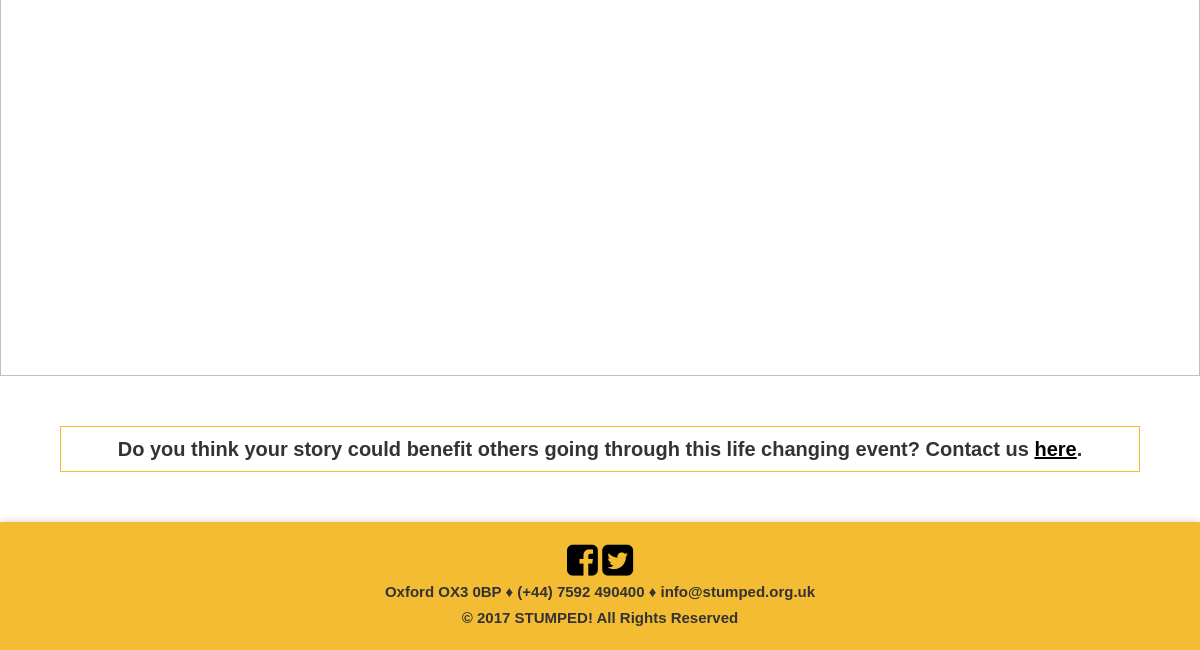
Page /stories/story-list.php (lower part) on the earlier database version.
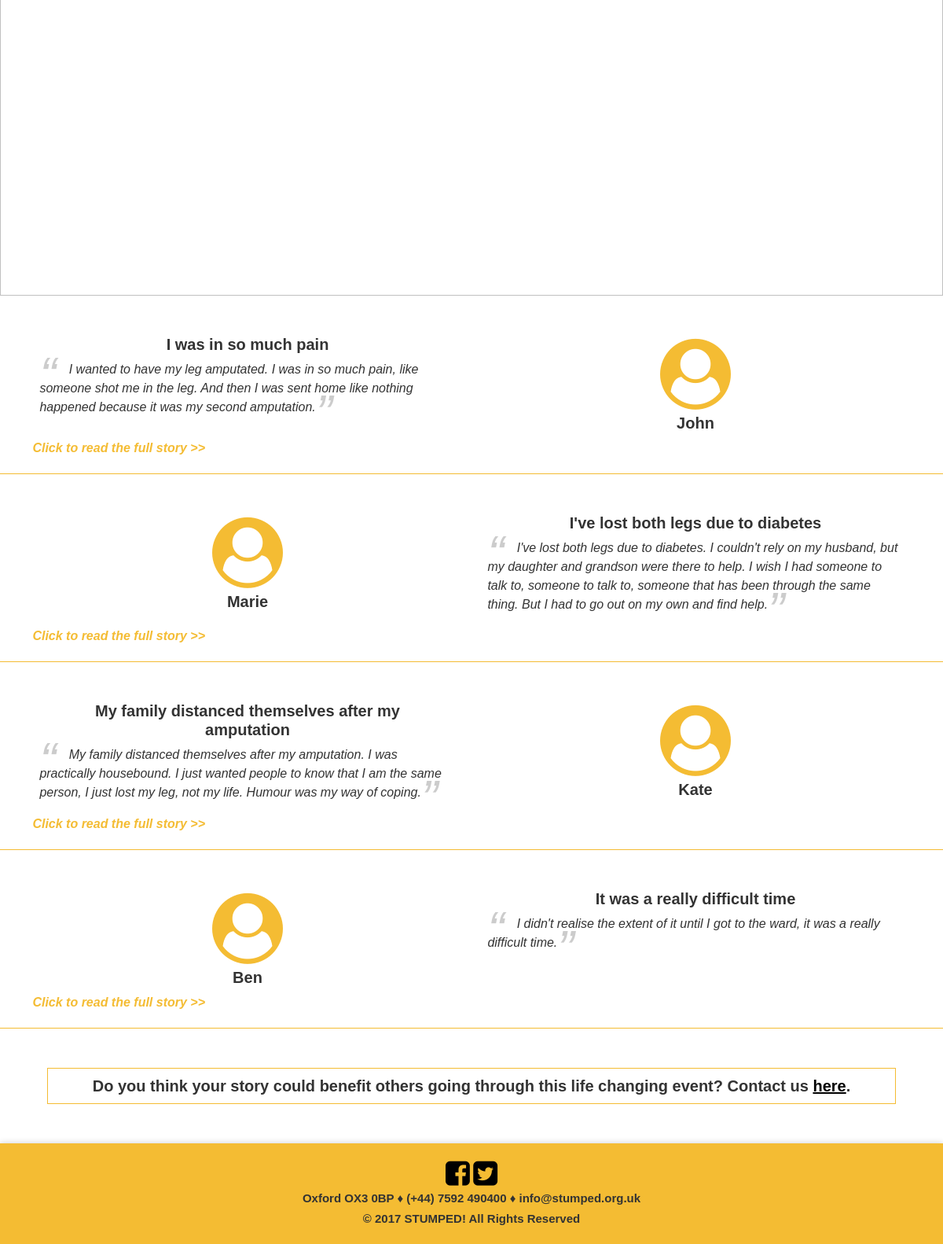
Same page on the later database version.
### tables this page shows
CREATE TABLE STORY (
	ID INT NOT NULL AUTO_INCREMENT PRIMARY KEY,
	NAME VARCHAR(255),
	TITLE VARCHAR(255),
	QUOTE TEXT,
	STORY TEXT
);

### scripts/php/db/mysqlifunction.php (called while the page is built, shortened)
<?php
function db_query($query) {
    $connection = db_connect();
    $result = mysqli_query($connection,$query);
    return $result;
}
function db_connect() {
	static $connection;
    if(!isset($connection)) {
        $config = parse_ini_file($_SERVER['DOCUMENT_ROOT'] . '/stumped-final/scripts/php/config.ini');
        $connection = mysqli_connect($config['host'],$config['username'],$config['password'],$config['dbname']);
    }
    return $connection;
}
?>

### stories/utility.php (the view)
<?php
	include $_SERVER['DOCUMENT_ROOT'] . '/stumped-final/scripts/php/db/mysqlifunction.php';
	function getStories() {
		$query = "SELECT * FROM STORY;";
		$result = db_query($query);
		$count = 0;
		$storyList = '';
		while($row =mysqli_fetch_assoc($result))
		{
			if ($count & 1) {
				$storyList .= standard($row["ID"], $row["NAME"],$row["TITLE"],$row["QUOTE"],$row["STORY"]);
			} else {
				$storyList .= alternative($row["ID"], $row["NAME"],$row["TITLE"],$row["QUOTE"], $row["STORY"]);
			}
			$storyList .= '<hr>';
			$count ++;
		}
		return $storyList;
	}
	function standard($id, $name, $title, $quote, $story) {
		return '
		<section>
			<div class="container">
				<div class="row">
					<div class="col-sm order-sm-1" id="main-icon">
						<i class="fa fa-user-circle"></i>
						<h3 style="text-align: center;">' . $name . '</h3>
					</div>
					<div class="col-sm order-sm-2" id="main-icon">
						<h3>' . $title . '</h3>
						<p class="blockquote">' . $quote . '</p>
					</div>
				</div>
				<div class="row">
					<p class="readmore" data-id="' . $id . '">Click to read the full story >></p>
					<p class="readless" data-id="' . $id . '"><< Click to hide the full story</p>
					<p class="morecontent" data-id="' . $id . '">' . $story . '</div>
					<p class="readless" data-id="' . $id . '"><< Click to hide the full story</p>
				</div>
			</div>
		</section>
		';
	}
	function alternative($id, $name, $title, $quote, $story) {
		return '
		<section>
			<div class="container">
				<div class="row">
					<div class="col-sm order-sm-1 order-2" id="main-icon">
						<h3>' . $title . '</h3>
						<p class="blockquote">' . $quote . '</p>
					</div>
					<div class="col-sm order-sm-2 order-1" id="main-icon">
						<i class="fa fa-user-circle"></i>
						<h3 style="text-align: center;">' . $name . '</h3>
					</div>
				</div>
				<div class="row">
					<p class="readmore" data-id="' . $id . '">Click to read the full story >></p>
					<p class="readless" data-id="' . $id . '"><< Click to hide the full story</p>
					<p class="morecontent" data-id="' . $id . '">' . $story . '</div>
					<p class="readless" data-id="' . $id . '"><< Click to hide the full story</p>
				</div>
			</div>
		</section>
		';
	}
?>

### stories/story-list.php (shortened to what this page needs)
<?php
	include 'utility.php';
	$banner_image = '/content/image/Image for Inspirational Stories.jpg';
	$content = getStories() . '
		<section>
			<h3 class="edu" style="text-align:center">Do you think your story could benefit others going through this life changing event? Contact us <a href="story.php"><u>here</u></a>.</h3>
		</section>
	';
	include $_SERVER['DOCUMENT_ROOT'] . '/stumped-final/scripts/php/layout/master.php';
?>

### scripts/php/layout/master.php (shortened to what this page needs)
<?php $document_root = '/stumped-final'; ?>
<html>
<head>
	<link rel="stylesheet" href=" <?php echo $document_root; ?> /scripts/css/bootstrap.min.css">
    <link rel="stylesheet" href=" <?php echo $document_root; ?> /scripts/css/site.css">
	<link rel="stylesheet" href="https://cdnjs.cloudflare.com/ajax/libs/font-awesome/4.7.0/css/font-awesome.min.css">
</head>
<body>
<?php if (!empty($banner_image)) { ?>
<div class="imagebanner">
	<img src="<?php echo $document_root . $banner_image; ?>" alt="Stumped!">
</div>
<?php } ?>
<?php echo str_replace("document_root", $document_root, $content); ?>
<footer id="footer">
	<div class="social_media">
		<div class="container">
			<div class="row">
				<div class="col-sm">
					<a href="https://www.facebook.com/StumpedUK" class="icon-facebook" title="facebook"><i class="fa fa-facebook-square"></i></a>
					<a href="https://twitter.com/stumpeduk" class="icon-twitter" title="twitter"><i class="fa fa-twitter-square"></i></a>
					<br>
				</div>
			</div>
		</div>
	</div>
	<div><h5>Oxford OX3 0BP &#9830; (+44) 7592 490400 &#9830; info@stumped.org.uk<h5></div>
	<div><h5>&copy; 2017 STUMPED! All Rights Reserved</h5></div>
</footer>
</body>
</html>

### scripts/css/site.css (style rules this page uses)
section { margin-top: 50px; text-align: center; margin-bottom: 50px; }
div a { color: black; }
h3 { font-size: 20px; font-weight: bold; text-align: center; font-family: Helvetica, Geneva, sans-serif; margin-left:5%; margin-right:5%; }
.imagebanner { margin-top: 10px; margin-bottom: 10px; }
.imagebanner img { width: 100%; }
@media only screen and (min-width: 1140px) { .imagebanner { position: relative; overflow:hidden; height:600px; } }
@media only screen and (min-width: 1140px) { .imagebanner img { position: absolute; top:-100%; left:0; right: 0; bottom:-100%; margin: auto; } }
h3 a { color: black; font-weight: bold; }
h5 { font-size: 15px; font-weight: bold; text-align: center; font-family: Helvetica, Geneva, sans-serif; }
p { font-size: 16px; text-align: left; font-family: Helvetica, Geneva, sans-serif; margin-bottom: 20px; margin-left:1%; margin-right:1%; }
.col-sm { margin-top: 0px; }
.fa { color: rgb(244, 188, 51); margin-bottom: 5px; margin-top: 5px; }
footer { background-color: rgb(244, 188, 51); text-align: center; padding: 15px 0; -webkit-box-shadow: 0px 0px 8px 0px rgba(0, 0, 0, 0.2); box-shadow: 0px 0px 8px 0px rgba(0, 0, 0, 0.2); }
footer .fa { color: black; font-size: 36px; }
body { font-family: 'Raleway', sans-serif; color: #333; }
#main-icon { font-size: 90px; }
hr { height: 1px; color: rgb(244, 188, 51); background-color: rgb(244, 188, 51); border: none; margin-top: -50px; }
* { box-sizing: border-box; }
.edu { text-align: left; border: 1px solid #F4BC33; padding: 10px; }
.blockquote { font-size: 16px !important; font-style: italic; quotes: "\201C""\201D""\2018""\2019"; }
.blockquote:before { color: #ccc; content: open-quote; font-size: 4em; line-height: 0.1em; margin-right: 0.25em; vertical-align: -0.4em; }
.blockquote:after { color: #ccc; content: close-quote; font-size: 4em; line-height: 0.1em; margin-right: 0.25em; vertical-align: -0.4em; }
.readmore, .readless { color: rgb(244, 188, 51); font-style: italic; font-weight: bold; cursor: pointer; }

Differences in the rows shown:
added story: TITLE "I was in so much pain", QUOTE "I wanted to have my leg amputated. I was in so much pain, like someone shot me in the leg. And then I was sent home like nothing happened because it was my second amputation.", NAME "John"
added story: NAME "Marie", TITLE "I've lost both legs due to diabetes", QUOTE "I've lost both legs due to diabetes. I couldn't rely on my husband, but my daughter and grandson were there to help. I wish I had someone to talk to, someone to talk to, someone that has been through the same thing. But I had to go out on my own and find help."
added story: TITLE "My family distanced themselves after my amputation", QUOTE "My family distanced themselves after my amputation. I was practically housebound. I just wanted people to know that I am the same person, I just lost my leg, not my life. Humour was my way of coping.", NAME "Kate"
added story: NAME "Ben", TITLE "It was a really difficult time", QUOTE "I didn't realise the extent of it until I got to the ward, it was a really difficult time."
